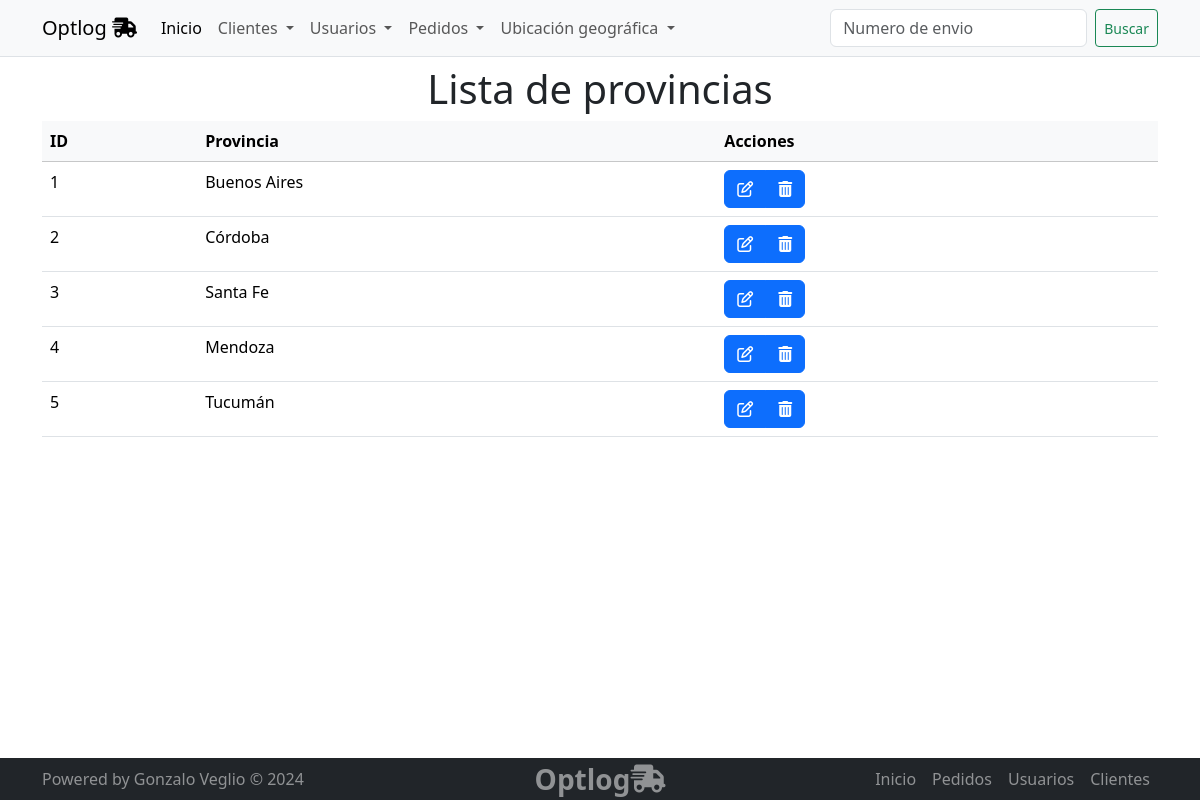
Page /geolocalizacion/provincias/list on the committed database.
### geolocalizacion/models.py (models this page shows, shortened)
class Provincia(models.Model):
    nombre = models.CharField(max_length=100)

### geolocalizacion/views.py (the view)
# urls.py: path('provincias/list', views.provincia_list, name='provincia_list'),
def provincia_list(request):
    provincias = Provincia.objects.all()
    context = {"object_list": provincias}
    return render(request, "geolocalizacion/provincia_list.html", context)

### geolocalizacion/templates/geolocalizacion/provincia_list.html (shortened to what this page needs)
{% extends 'core/base.html' %}
{% block main %}
<section class="container">
  <h1 class="text-center">
    Lista de provincias
  </h1>
<table class="table table-hover">
  <thead class="table-light">
    <tr>
      <th>ID</th>
      <th>Provincia</th>
      <th>Acciones</th>
    </tr>
  </thead>
  <tbody>
    {% for object in object_list %}
    <tr>
      <td>{{object.id}}</td>
      <td>{{object.nombre | capfirst}}</td>
      <td>
        <div class="btn-group" role="group" aria-label="Basic example">
          <a href="{% url 'geolocalizacion:provincia_update' object.id %}" type="button" class="btn btn-primary"><i class="fa fa-edit"></i> </a>
          <a href="{% url 'geolocalizacion:provincia_delete' object.id %}" type="button" class="btn btn-primary"><i class="fa fa-trash"></i></a>
        </div>
      </td>
    </tr>
    {%empty%}
    <p>No hay registros</p>
    {% endfor %}
  </tbody>
</table>
</section>
{% endblock main %}

### rows in the picture
Provincia: id "1", nombre "Buenos Aires"
Provincia: id "2", nombre "Córdoba"
Provincia: id "3", nombre "Santa Fe"
Provincia: id "4", nombre "Mendoza"
Provincia: id "5", nombre "Tucumán"
